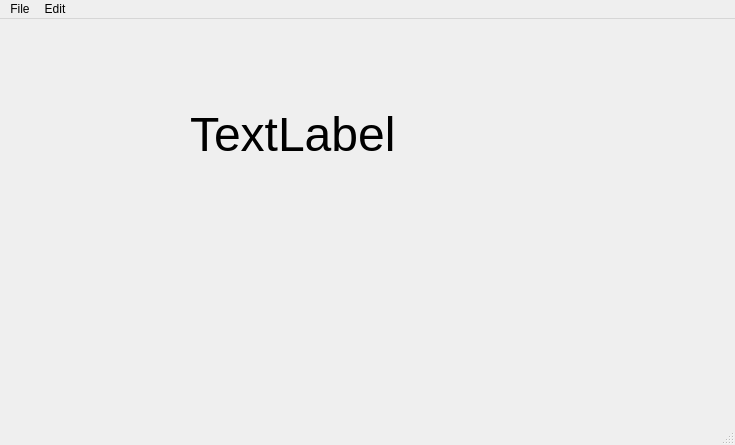
<?xml version="1.0" encoding="UTF-8"?>
<ui version="4.0">
 <class>MainWindow</class>
 <widget class="QMainWindow" name="MainWindow">
  <property name="geometry">
   <rect>
    <x>0</x>
    <y>0</y>
    <width>735</width>
    <height>445</height>
   </rect>
  </property>
  <property name="windowTitle">
   <string>MainWindow</string>
  </property>
  <widget class="QWidget" name="centralwidget">
   <widget class="QLabel" name="label">
    <property name="geometry">
     <rect>
      <x>190</x>
      <y>40</y>
      <width>351</width>
      <height>151</height>
     </rect>
    </property>
    <property name="font">
     <font>
      <pointsize>36</pointsize>
     </font>
    </property>
    <property name="text">
     <string>TextLabel</string>
    </property>
   </widget>
  </widget>
  <widget class="QMenuBar" name="menubar">
   <property name="geometry">
    <rect>
     <x>0</x>
     <y>0</y>
     <width>735</width>
     <height>21</height>
    </rect>
   </property>
   <widget class="QMenu" name="menuFile">
    <property name="title">
     <string>File</string>
    </property>
    <addaction name="actionNew"/>
    <addaction name="actionSave"/>
   </widget>
   <widget class="QMenu" name="menuEdit">
    <property name="title">
     <string>Edit</string>
    </property>
    <addaction name="actionCopy"/>
    <addaction name="actionPaste"/>
   </widget>
   <addaction name="menuFile"/>
   <addaction name="menuEdit"/>
  </widget>
  <widget class="QStatusBar" name="statusbar"/>
  <action name="actionNew">
   <property name="text">
    <string>New</string>
   </property>
   <property name="statusTip">
    <string>Create a new file</string>
   </property>
   <property name="shortcut">
    <string>Ctrl+N</string>
   </property>
  </action>
  <action name="actionSave">
   <property name="text">
    <string>Save</string>
   </property>
   <property name="statusTip">
    <string>Save a file</string>
   </property>
   <property name="shortcut">
    <string>Ctrl+S</string>
   </property>
  </action>
  <action name="actionCopy">
   <property name="text">
    <string>Copy</string>
   </property>
   <property name="statusTip">
    <string>Copy a file</string>
   </property>
   <property name="shortcut">
    <string>Ctrl+C</string>
   </property>
  </action>
  <action name="actionPaste">
   <property name="text">
    <string>Paste</string>
   </property>
   <property name="statusTip">
    <string>Paste a file</string>
   </property>
   <property name="shortcut">
    <string>Ctrl+V</string>
   </property>
  </action>
 </widget>
 <resources/>
 <connections/>
</ui>
